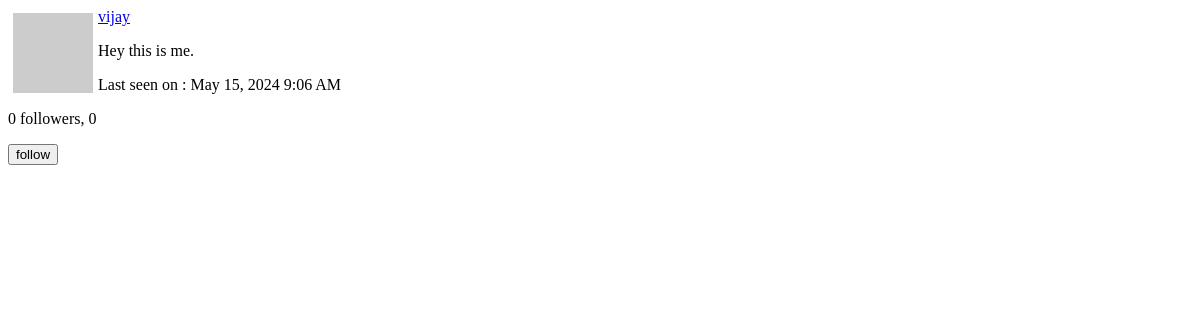
The app's page /user-profile/vijay/popup (signed in), older data.
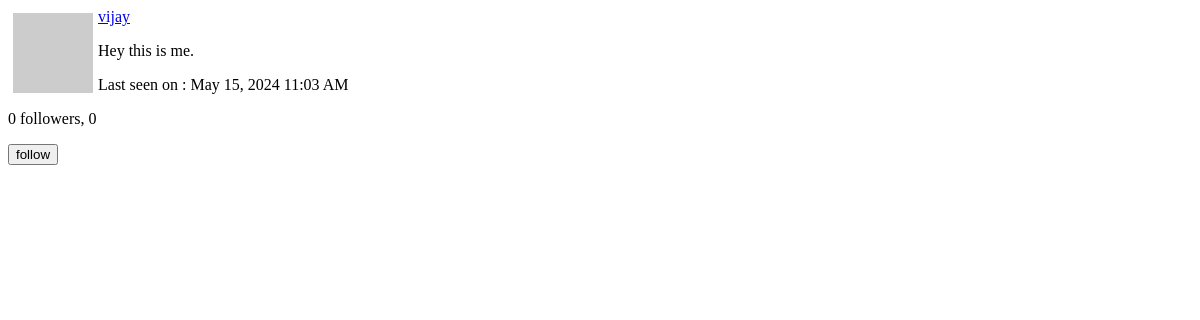
The same page, newer data.
### app/models.py (models this page shows, shortened)
class User(UserMixin, db.Model):
    id = db.Column(db.Integer, primary_key = True)
    username = db.Column(db.String(64), index=True, unique = True)
    email = db.Column(db.String(128), index=True, unique = True)
    password_hash = db.Column(db.String(128))
    post = db.relationship('Post', backref='author', lazy='dynamic')
    about_me = db.Column(db.String(140))
    last_seen = db.Column(db.DateTime, default = datetime.now(timezone.utc))
    followed = db.relationship(
        'User',  secondary = followers,
        primaryjoin = (followers.c.follower_id == id),
        secondaryjoin = (followers.c.followed_id == id),
        backref = db.backref('followers', lazy='dynamic'), lazy='dynamic')
    messages_sent = db.relationship('Message', foreign_keys='Message.sender_id',
                                   backref='author', lazy='dynamic')
    messages_received = db.relationship('Message', foreign_keys='Message.receiver_id',
                                        backref='receiver', lazy='dynamic')
    last_message_read_time = db.Column(db.DateTime, default=datetime.now(timezone.utc))
    notifications = db.relationship('Notification', backref='user',
                              lazy='dynamic')
    def avatar(self, size):
        digest = md5(self.email.lower().encode('utf-8')).hexdigest()
        return f"https://www.gravatar.com/avatar/4f9fecabbd77fba02d2497f880f44e6f?s={size}&d=identicon"
    def is_following(self, user):
        return self.followed.filter(
            followers.c.followed_id == user.id).count() > 0

### app/main/routes.py (the view)
@bp.route('/user-profile/<username>/popup')
@login_required
def user_popup(username):
    user = User.query.filter_by(username=username).first_or_404()
    form = EmptyForm()
    return render_template('user_popup.html', user=user, form=form)

### app/main/forms.py
class SearchForm(FlaskForm):
    query = StringField(_l('Search'), validators=[DataRequired()])
    def __init__(self, *args, **kwargs):
        if 'formdata' not in kwargs:
            kwargs['formdata'] = request.args
        if 'meta' not in kwargs:
            kwargs['meta'] = {'csrf':False}
        super(SearchForm, self).__init__(*args, **kwargs)

class EmptyForm(FlaskForm):
    submit = SubmitField('Submit')

### app/__init__.py (called while the page is built)
def get_locale():
    return request.accept_languages.best_match(current_app.config['LANGUAGES'])

### app/main/routes.py (called while the page is built)
@bp.before_request
def before_request():
    if current_user.is_authenticated:
        current_user.last_seen = datetime.now(timezone.utc)
        db.session.commit()
        g.search_form = SearchForm()
    g.locale = str(get_locale())

### app/models.py (called while the page is built)
@login.user_loader
def load_user(id):
    return db.session.get(User, int(id))

    @classmethod
    def before_commit(cls, session):
        session._change={
            'add':[obj for obj in session.new if isinstance(obj, cls)],
            'update':[obj for obj in session.dirty if isinstance(obj, cls)],
            'deleted':[obj for obj in session.deleted if isinstance(obj, cls)],
        }

    @classmethod
    def after_commit(cls, session):
        for obj in session._change['add']:
            add_to_index(cls.__tablename__, obj)
        for obj in session._change['update']:
            add_to_index(cls.__tablename__, obj)
        for obj in session._change['deleted']:
            remove_from_index(cls.__tablename__, obj)
        session._change = None

### app/templates/user_popup.html (shortened to what this page needs)
<div>
<img src="{{ user.avatar(64) }}" style="margin: 5px; float: left;">
<p><a href="{{url_for('main.user_profile', username=user.username)}}">{{user.username}}</a></p>
{% if user.about_me %}<p>{{user.about_me}}</p>{% endif %}
{% if user.last_seen %}
<p> Last seen on : {{moment(user.last_seen).format('lll')}} </p>
{% endif %}
<p> {{user.followers.count()}} followers, {{user.followed.count()}}  </p>
{% if user!=current_user%}
{% if not current_user.is_following(user) %}
<p>
    <form action="{{ url_for('main.follow', username=user.username)}}" method="POST">
        {{form.submit(value='follow', class='btn btn-outline-primary btn-sm')}}
    </form>
</p>
{% else %}
<form action="{{url_for('main.unfollow', username=user.username)}}">
    {{form.hidden_tag()}}
    {{form.submit(value='unfollow', class='btn btn-outline-primary btn-sm')}}
</form>
{% endif %}
{% endif %}
</div>

Row changes from the older to the newer data that the page shows:
changed User "vijay": last_seen "May 15, 2024 9:06 AM" → "May 15, 2024 11:03 AM"
